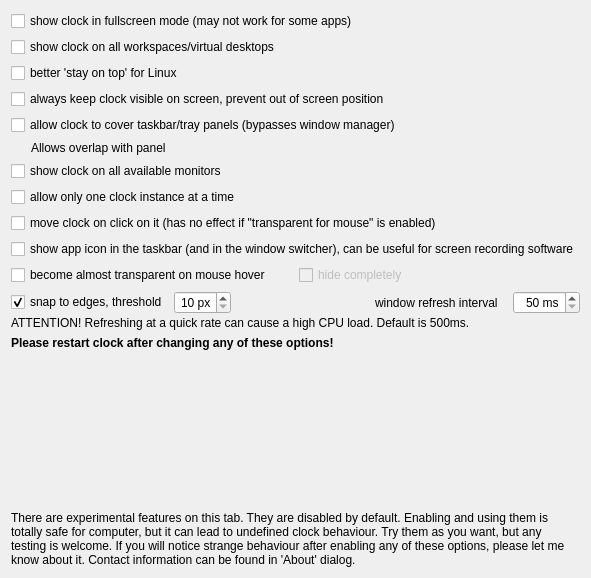
     <widget class="QWidget" name="experimental_tab">
      <attribute name="title">
       <string>Experimental</string>
      </attribute>
      <layout class="QGridLayout" name="gridLayout_3">
       <item row="3" column="0" colspan="2">
        <widget class="QCheckBox" name="keep_always_visible">
         <property name="text">
          <string>always keep clock visible on screen, prevent out of screen position</string>
         </property>
        </widget>
       </item>
       <item row="4" column="0" colspan="2">
        <widget class="QCheckBox" name="allow_over_panels">
         <property name="toolTip">
          <string>Lets the clock be placed on top of taskbars, docks and panels. The clock window has to bypass the window manager to do that, so it will no longer be minimized, arranged or restacked by it.</string>
         </property>
         <property name="text">
          <string>allow clock to cover taskbar/tray panels (bypasses window manager)</string>
         </property>
        </widget>
       </item>
       <item row="5" column="0" colspan="2">
        <widget class="QLabel" name="allow_over_panels_description">
         <property name="text">
          <string>Allows overlap with panel</string>
         </property>
         <property name="indent">
          <number>20</number>
         </property>
         <property name="wordWrap">
          <bool>true</bool>
         </property>
        </widget>
       </item>
       <item row="12" column="0" colspan="2">
        <widget class="QLabel" name="restart_warning_label">
         <property name="font">
          <font>
           <weight>75</weight>
           <bold>true</bold>
          </font>
         </property>
         <property name="text">
          <string>Please restart clock after changing any of these options!</string>
         </property>
        </widget>
       </item>
       <item row="0" column="0" colspan="2">
        <widget class="QCheckBox" name="show_in_fullscreen">
         <property name="text">
          <string>show clock in fullscreen mode (may not work for some apps)</string>
         </property>
        </widget>
       </item>
       <item row="2" column="0" colspan="2">
        <widget class="QCheckBox" name="better_stay_on_top">
         <property name="text">
          <string>better 'stay on top' for Linux</string>
         </property>
        </widget>
       </item>
       <item row="8" column="0" colspan="2">
        <widget class="QCheckBox" name="hover_buttons_enabled">
         <property name="text">
          <string>move clock on click on it (has no effect if &quot;transparent for mouse&quot; is enabled)</string>
         </property>
        </widget>
       </item>
       <item row="10" column="1">
        <widget class="QCheckBox" name="hide_on_mouse_hover">
         <property name="enabled">
          <bool>false</bool>
         </property>
         <property name="text">
          <string>hide completely</string>
         </property>
        </widget>
       </item>
       <item row="1" column="0" colspan="2">
        <widget class="QCheckBox" name="show_on_all_workspaces">
         <property name="text">
          <string>show clock on all workspaces/virtual desktops</string>
         </property>
        </widget>
       </item>
       <item row="6" column="0" colspan="2">
        <widget class="QCheckBox" name="show_on_all_monitors">
         <property name="text">
          <string>show clock on all available monitors</string>
         </property>
        </widget>
       </item>
       <item row="7" column="0" colspan="2">
        <widget class="QCheckBox" name="only_one_instance">
         <property name="text">
          <string>allow only one clock instance at a time</string>
         </property>
        </widget>
       </item>
       <item row="10" column="0">
        <widget class="QCheckBox" name="transparent_on_hover">
         <property name="text">
          <string>become almost transparent on mouse hover</string>
         </property>
        </widget>
       </item>
       <item row="13" column="0">
        <spacer name="verticalSpacer">
         <property name="orientation">
          <enum>Qt::Vertical</enum>
         </property>
         <property name="sizeHint" stdset="0">
          <size>
           <width>20</width>
           <height>155</height>
          </size>
         </property>
        </spacer>
       </item>
       <item row="11" column="0" colspan="2">
        <layout class="QGridLayout" name="gridLayout_2">
         <property name="verticalSpacing">
          <number>2</number>
         </property>
         <item row="1" column="0" colspan="5">
          <widget class="QLabel" name="refresh_interval_warning_label">
           <property name="text">
            <string>ATTENTION! Refreshing at a quick rate can cause a high CPU load. Default is 500ms.</string>
           </property>
          </widget>
         </item>
         <item row="0" column="0">
          <widget class="QCheckBox" name="snap_to_edges">
           <property name="text">
            <string>snap to edges, threshold</string>
           </property>
           <property name="checked">
            <bool>true</bool>
           </property>
          </widget>
         </item>
         <item row="0" column="4">
          <widget class="QSpinBox" name="refresh_interval">
           <property name="alignment">
            <set>Qt::AlignRight|Qt::AlignTrailing|Qt::AlignVCenter</set>
           </property>
           <property name="suffix">
            <string notr="true"> ms</string>
           </property>
           <property name="minimum">
            <number>50</number>
           </property>
           <property name="maximum">
            <number>500</number>
           </property>
          </widget>
         </item>
         <item row="0" column="3">
          <widget class="QLabel" name="refresh_interval_label">
           <property name="sizePolicy">
            <sizepolicy hsizetype="MinimumExpanding" vsizetype="Preferred">
             <horstretch>0</horstretch>
             <verstretch>0</verstretch>
            </sizepolicy>
           </property>
           <property name="text">
            <string>window refresh interval</string>
           </property>
           <property name="buddy">
            <cstring>refresh_interval</cstring>
           </property>
          </widget>
         </item>
         <item row="0" column="2">
          <spacer name="horizontalSpacer_4">
           <property name="orientation">
            <enum>Qt::Horizontal</enum>
           </property>
           <property name="sizeHint" stdset="0">
            <size>
             <width>40</width>
             <height>20</height>
            </size>
           </property>
          </spacer>
         </item>
         <item row="0" column="1">
          <widget class="QSpinBox" name="snap_threshold">
           <property name="alignment">
            <set>Qt::AlignRight|Qt::AlignTrailing|Qt::AlignVCenter</set>
           </property>
           <property name="suffix">
            <string notr="true"> px</string>
           </property>
           <property name="minimum">
            <number>10</number>
           </property>
           <property name="maximum">
            <number>50</number>
           </property>
          </widget>
         </item>
        </layout>
       </item>
       <item row="14" column="0" colspan="2">
        <widget class="QLabel" name="experimental_note_label">
         <property name="text">
          <string>There are experimental features on this tab. They are disabled by default. Enabling and using them is totally safe for computer, but it can lead to undefined clock behaviour. Try them as you want, but any testing is welcome. If you will notice strange behaviour after enabling any of these options, please let me know about it. Contact information can be found in 'About' dialog.</string>
         </property>
         <property name="wordWrap">
          <bool>true</bool>
         </property>
        </widget>
       </item>
       <item row="9" column="0" colspan="2">
        <widget class="QCheckBox" name="taskbar_icon_enable">
         <property name="text">
          <string>show app icon in the taskbar (and in the window switcher), can be useful for screen recording software</string>
         </property>
        </widget>
       </item>
      </layout>
     </widget>
